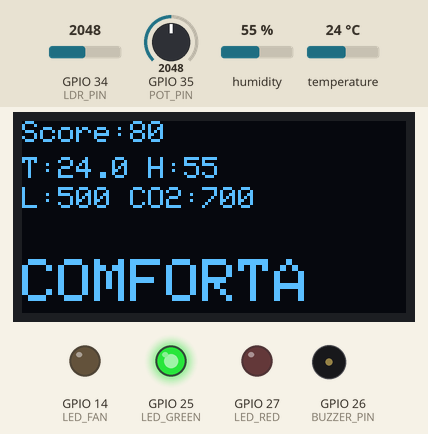
Simulated run of this sketch. Board: ESP32. On the bench: 128×64 one-colour display, output pins drawn as LEDs (lit = HIGH), buzzer (waves = sounding). Inputs (shaded band) come from the test bench; at power-on: humidity 55 %, temperature 24 °C, GPIO 34 (LDR_PIN) = 2048, GPIO 35 (POT_PIN) = 2048. WiFi joins after 1.5 s; servers stay silent unless stated; uploads are accepted with an empty reply.

Above: at 2.7 s.
2.8 s: humidity set to 41 %
At 7.2 s:
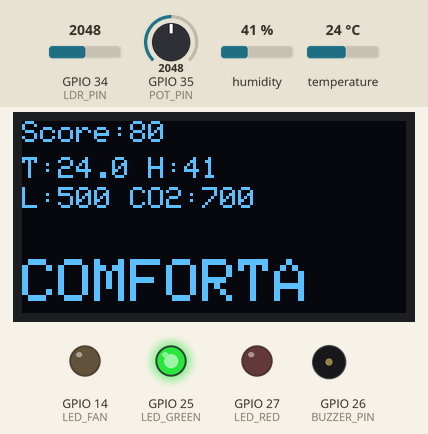
7.5 s: humidity set to 38 %
At 10.4 s:
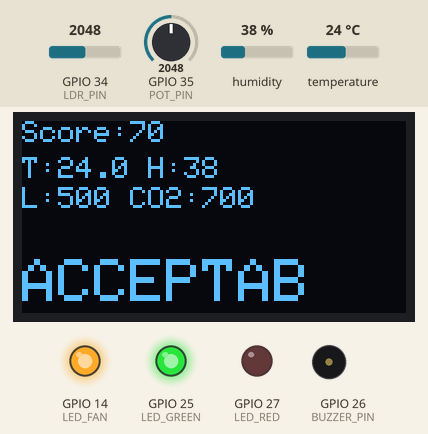
11.5 s: temperature set to 34.3 °C
At 14.7 s:
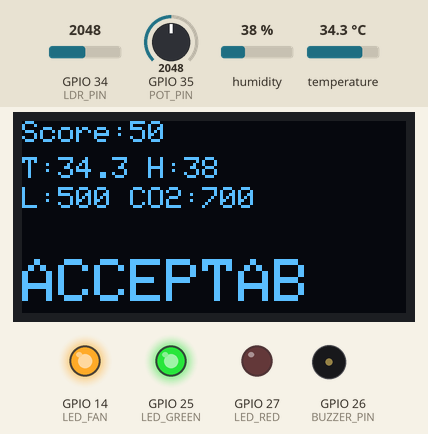
15.5 s: temperature set to 35.6 °C
At 19.6 s:
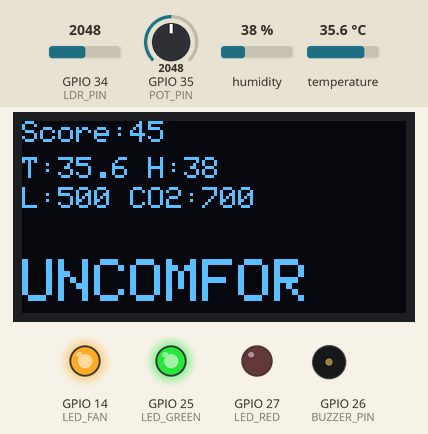
23.3 s: GPIO 34 (LDR_PIN) set to 2093
At 25.7 s:
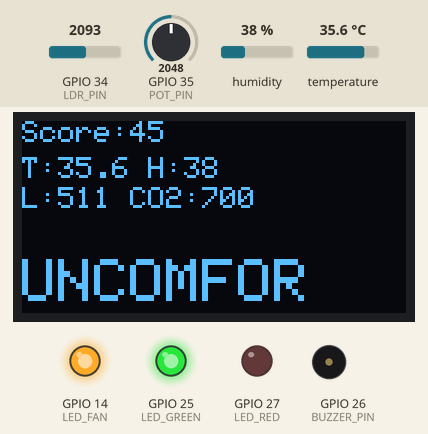
30.0 s: GPIO 35 (POT_PIN) set to 1228
At 30.4 s:
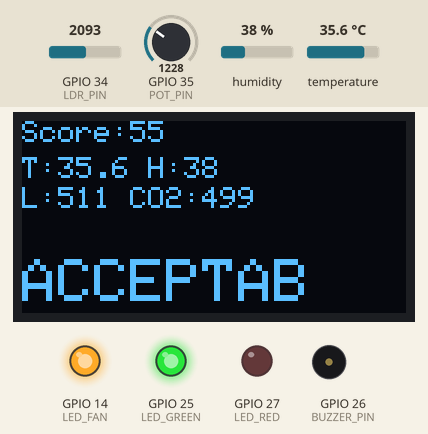
Timing chart, 0 to 33.0 s (numbered marks = the images above; inputs shaded):
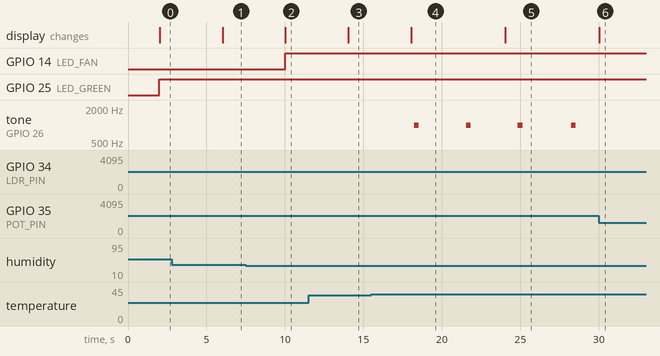

The sketch:

smartroom.ino
```cpp
/*
 * SmartRoom IoT — ESP32 Firmware (Wokwi)
 * ESP32 → Firebase RTDB → Web Dashboard
 */

#include <WiFi.h>
#include <WiFiClientSecure.h>
#include <HTTPClient.h>
#include <DHT.h>
#include <Wire.h>
#include <Adafruit_GFX.h>
#include <Adafruit_SSD1306.h>

// Pin configuration
#define DHT_PIN      4
#define DHT_TYPE     DHT22
#define LDR_PIN      34
#define POT_PIN      35
#define BUZZER_PIN   26
#define LED_RED      27
#define LED_GREEN    25
#define LED_FAN      14

// OLED
#define OLED_WIDTH  128
#define OLED_HEIGHT 64
Adafruit_SSD1306 oled(OLED_WIDTH, OLED_HEIGHT, &Wire, -1);

// Sensor
DHT dht(DHT_PIN, DHT_TYPE);

// WiFi (Wokwi default)
const char* WIFI_SSID = "Wokwi-GUEST";
const char* WIFI_PASS = "";

// Firebase endpoint
const char* FIREBASE_URL =
  "https://smartroom-982da-default-rtdb.asia-southeast1.firebasedatabase.app/smartroom.json";

// Data structures
struct SensorData {
  float temp;
  float humidity;
  int   lightLux;
  int   co2PPM;
};

struct ScoreData {
  int    temp;
  int    humidity;
  int    light;
  int    co2;
  int    total;
  String status;
  String color;
};

SensorData sensors = {28.0, 60.0, 400, 450};
ScoreData  scores  = {0, 0, 0, 0, 0, "Loading", "green"};

// Timing
unsigned long lastSensorRead   = 0;
unsigned long lastBuzzerToggle = 0;
bool buzzerState = false;
int  buzzerMode  = 0; // 0=off, 1=intermittent, 2=continuous

// --- Scoring ---
int scoreTemperature(float t) {
  if (t >= 18 && t <= 26) return 25;
  if (t <= 30) return 15;
  if (t <= 35) return 5;
  return 0;
}

int scoreHumidity(float h) {
  if (h >= 40 && h <= 60) return 25;
  if (h <= 70) return 15;
  if (h <= 80) return 5;
  return 0;
}

int scoreLight(int lux) {
  if (lux >= 300 && lux <= 700) return 25;
  if (lux <= 900) return 15;
  if (lux >= 100) return 10;
  return 0;
}

int scoreCO2(int ppm) {
  if (ppm < 400) return 25;
  if (ppm < 600) return 15;
  if (ppm < 800) return 5;
  return 0;
}

void determineStatus(int total, ScoreData& s) {
  if      (total >= 75) { s.status = "COMFORTABLE";   s.color = "green";  }
  else if (total >= 50) { s.status = "ACCEPTABLE";    s.color = "yellow"; }
  else if (total >= 25) { s.status = "UNCOMFORTABLE"; s.color = "orange"; }
  else                  { s.status = "CRITICAL";      s.color = "red";    }
}

// --- Actuator control ---
void controlActuators(ScoreData& s) {
  if (s.total >= 75) {
    digitalWrite(LED_GREEN, HIGH);
    digitalWrite(LED_RED, LOW);
    digitalWrite(LED_FAN, LOW);
    buzzerMode = 0;

  } else if (s.total >= 50) {
    digitalWrite(LED_FAN, HIGH);
    buzzerMode = 0;

  } else if (s.total >= 25) {
    digitalWrite(LED_FAN, HIGH);
    buzzerMode = 1;

  } else {
    digitalWrite(LED_RED, HIGH);
    digitalWrite(LED_FAN, HIGH);
    buzzerMode = 2;
  }
}

void updateBuzzer() {
  unsigned long now = millis();

  if (buzzerMode == 0) {
    noTone(BUZZER_PIN);
    buzzerState = false;

  } else if (buzzerMode == 1) {
    if (!buzzerState && now - lastBuzzerToggle > 3000) {
      tone(BUZZER_PIN, 1000);
      buzzerState = true;
      lastBuzzerToggle = now;
    } else if (buzzerState && now - lastBuzzerToggle > 300) {
      noTone(BUZZER_PIN);
      buzzerState = false;
      lastBuzzerToggle = now;
    }

  } else if (buzzerMode == 2) {
    if (!buzzerState) {
      tone(BUZZER_PIN, 2000);
      buzzerState = true;
    }
  }
}

// --- OLED display ---
void updateOLED() {
  oled.clearDisplay();
  oled.setTextSize(1);
  oled.setTextColor(SSD1306_WHITE);

  oled.setCursor(0, 0);
  oled.print("Score:");
  oled.print(scores.total);

  oled.setCursor(0, 12);
  oled.printf("T:%.1f H:%d", sensors.temp, (int)sensors.humidity);

  oled.setCursor(0, 22);
  oled.printf("L:%d CO2:%d", sensors.lightLux, sensors.co2PPM);

  oled.setTextSize(2);
  oled.setCursor(0, 46);
  oled.print(scores.status.substring(0, 8));

  oled.display();
}

// --- Firebase ---
void pushToFirebase() {
  if (WiFi.status() != WL_CONNECTED) return;

  WiFiClientSecure client;
  client.setInsecure();

  HTTPClient http;
  if (!http.begin(client, FIREBASE_URL)) return;

  http.addHeader("Content-Type", "application/json");

  String json = "{";
  json += "\"temperature\":"  + String(sensors.temp, 1)     + ",";
  json += "\"humidity\":"     + String(sensors.humidity, 1) + ",";
  json += "\"lightLux\":"     + String(sensors.lightLux)    + ",";
  json += "\"co2PPM\":"       + String(sensors.co2PPM)      + ",";
  json += "\"totalScore\":"   + String(scores.total)        + ",";
  json += "\"status\":\""     + scores.status               + "\"";
  json += "}";

  http.PUT(json);
  http.end();
}

// --- WiFi ---
void connectWiFi() {
  WiFi.begin(WIFI_SSID, WIFI_PASS);

  int attempts = 0;
  while (WiFi.status() != WL_CONNECTED && attempts < 30) {
    delay(500);
    attempts++;
  }
}

// --- Setup ---
void setup() {
  Serial.begin(115200);

  pinMode(LED_RED, OUTPUT);
  pinMode(LED_GREEN, OUTPUT);
  pinMode(LED_FAN, OUTPUT);
  pinMode(BUZZER_PIN, OUTPUT);

  pinMode(LDR_PIN, INPUT);
  pinMode(POT_PIN, INPUT);

  dht.begin();
  Wire.begin(21, 22);
  oled.begin(SSD1306_SWITCHCAPVCC, 0x3C);

  connectWiFi();
}

// --- Main loop ---
void loop() {
  updateBuzzer();

  if (millis() - lastSensorRead >= 2000) {
    lastSensorRead = millis();

    float t = dht.readTemperature();
    float h = dht.readHumidity();

    if (!isnan(t)) sensors.temp = t;
    if (!isnan(h)) sensors.humidity = h;

    sensors.lightLux = map(analogRead(LDR_PIN), 0, 4095, 0, 1000);
    sensors.co2PPM   = map(analogRead(POT_PIN), 0, 4095, 200, 1200);

    scores.temp     = scoreTemperature(sensors.temp);
    scores.humidity = scoreHumidity(sensors.humidity);
    scores.light    = scoreLight(sensors.lightLux);
    scores.co2      = scoreCO2(sensors.co2PPM);
    scores.total    = scores.temp + scores.humidity + scores.light + scores.co2;

    determineStatus(scores.total, scores);
    controlActuators(scores);

    updateOLED();
    pushToFirebase();
  }
}
```

Measured:
- the behaviour switches between 40 and 39 % on humidity (found by bisection; images 1 and 2)
- the behaviour switches between 35 and 35.1 °C on temperature (found by bisection; images 3 and 4)
- the behaviour switches between 2051 and 2052 on GPIO 34 (LDR_PIN) (found by bisection; images 4 and 5)
- after the input at 2.8 s, the display: changes after 3.2 s (image 1)
- after the input at 7.5 s, GPIO 14 (LED_FAN): LOW → HIGH after 2.5 s; the display: changes after 2.5 s (image 2)
- after the input at 11.5 s, the display: changes after 2.5 s (image 3)
- after the input at 15.5 s, tone on GPIO 26 (BUZZER_PIN): alternates 1000 Hz for 0.30 s and silent for 3.0 s, starting after 2.7 s; the display: changes after 2.5 s (image 4)
- after the input at 23.3 s, the display: changes after 0.73 s (image 5)
- after the input at 30.0 s, tone on GPIO 26 (BUZZER_PIN): stays silent (without the input it goes to 1000 Hz after 1.5 s); the display: changes at once (image 6)
